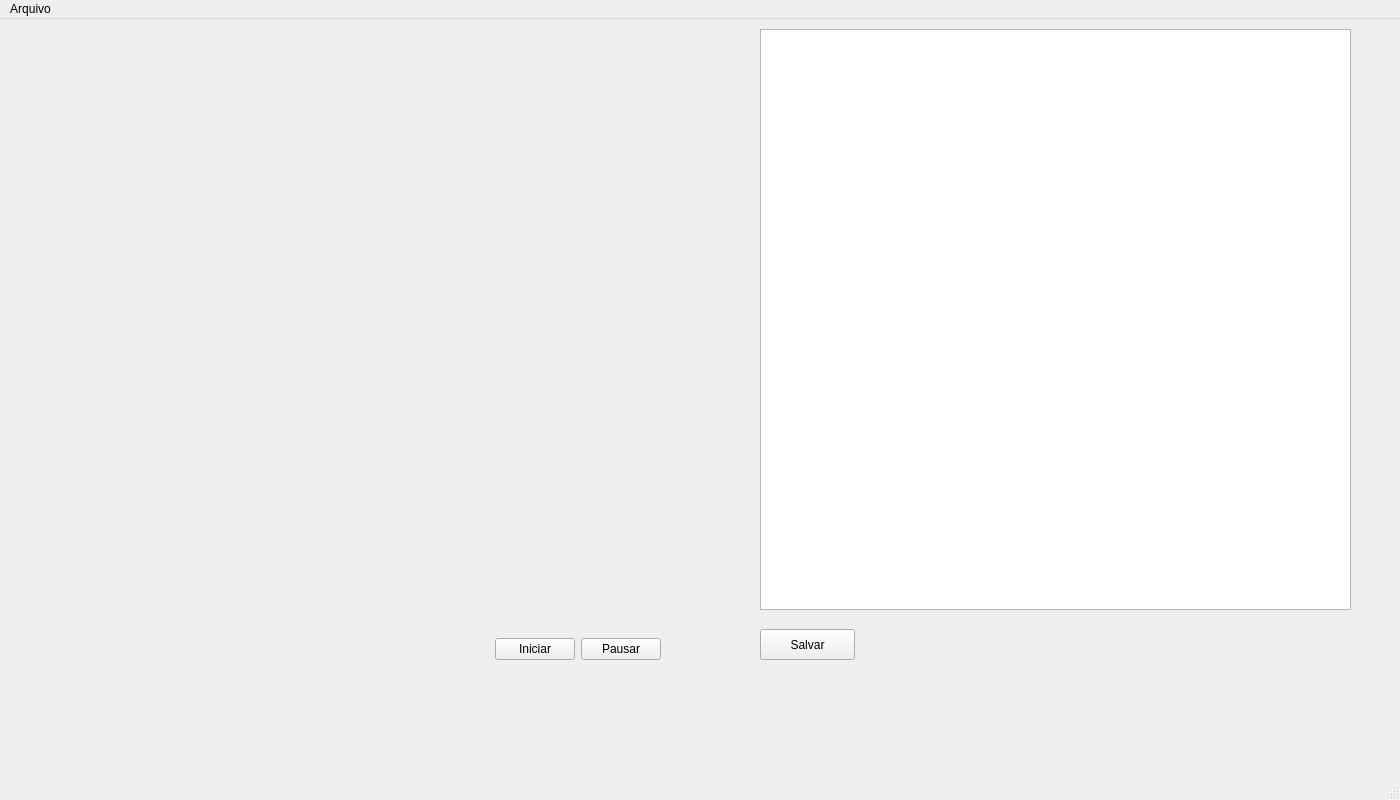
<?xml version="1.0" encoding="UTF-8"?>
<ui version="4.0">
 <class>MainWindow</class>
 <widget class="QMainWindow" name="MainWindow">
  <property name="geometry">
   <rect>
    <x>0</x>
    <y>0</y>
    <width>1400</width>
    <height>800</height>
   </rect>
  </property>
  <property name="windowTitle">
   <string>Reprodutor de Vídeo</string>
  </property>
  <widget class="QWidget" name="centralwidget">
   <widget class="Phonon::VideoPlayer" name="videoPlayer" native="true">
    <property name="geometry">
     <rect>
      <x>30</x>
      <y>120</y>
      <width>691</width>
      <height>391</height>
     </rect>
    </property>
   </widget>
   <widget class="QWidget" name="gridLayoutWidget">
    <property name="geometry">
     <rect>
      <x>100</x>
      <y>580</y>
      <width>561</width>
      <height>61</height>
     </rect>
    </property>
    <layout class="QGridLayout" name="gridLayout">
     <item row="1" column="2">
      <widget class="QPushButton" name="playButton">
       <property name="text">
        <string>Iniciar</string>
       </property>
      </widget>
     </item>
     <item row="1" column="1">
      <spacer name="horizontalSpacer">
       <property name="orientation">
        <enum>Qt::Horizontal</enum>
       </property>
       <property name="sizeHint" stdset="0">
        <size>
         <width>40</width>
         <height>20</height>
        </size>
       </property>
      </spacer>
     </item>
     <item row="1" column="0">
      <widget class="Phonon::VolumeSlider" name="volumeSlider" native="true"/>
     </item>
     <item row="1" column="3">
      <widget class="QPushButton" name="pauseButton">
       <property name="text">
        <string>Pausar</string>
       </property>
      </widget>
     </item>
     <item row="0" column="0" colspan="4">
      <widget class="Phonon::SeekSlider" name="seekSlider" native="true"/>
     </item>
    </layout>
   </widget>
   <widget class="QLabel" name="label">
    <property name="geometry">
     <rect>
      <x>30</x>
      <y>520</y>
      <width>691</width>
      <height>51</height>
     </rect>
    </property>
    <property name="font">
     <font>
      <family>URW Gothic L</family>
      <pointsize>12</pointsize>
      <weight>75</weight>
      <bold>true</bold>
     </font>
    </property>
    <property name="text">
     <string/>
    </property>
    <property name="alignment">
     <set>Qt::AlignCenter</set>
    </property>
   </widget>
   <widget class="QPlainTextEdit" name="subtitle_viewer">
    <property name="geometry">
     <rect>
      <x>760</x>
      <y>10</y>
      <width>591</width>
      <height>581</height>
     </rect>
    </property>
   </widget>
   <widget class="QPushButton" name="saveButton">
    <property name="geometry">
     <rect>
      <x>760</x>
      <y>610</y>
      <width>95</width>
      <height>31</height>
     </rect>
    </property>
    <property name="text">
     <string>Salvar</string>
    </property>
   </widget>
  </widget>
  <widget class="QMenuBar" name="menubar">
   <property name="geometry">
    <rect>
     <x>0</x>
     <y>0</y>
     <width>1400</width>
     <height>29</height>
    </rect>
   </property>
   <widget class="QMenu" name="menuArquivo">
    <property name="title">
     <string>Arquivo</string>
    </property>
    <addaction name="actionOpenVideo"/>
    <addaction name="separator"/>
    <addaction name="actionOpenSRT"/>
   </widget>
   <addaction name="menuArquivo"/>
  </widget>
  <widget class="QStatusBar" name="statusbar"/>
  <action name="actionOpenVideo">
   <property name="text">
    <string>Reproduzir Vídeo</string>
   </property>
  </action>
  <action name="actionOpenSRT">
   <property name="text">
    <string>Abrir SRT</string>
   </property>
  </action>
 </widget>
 <customwidgets>
  <customwidget>
   <class>Phonon::VideoPlayer</class>
   <extends>QWidget</extends>
   <header location="global">phonon/videoplayer.h</header>
  </customwidget>
  <customwidget>
   <class>Phonon::SeekSlider</class>
   <extends>QWidget</extends>
   <header location="global">phonon/seekslider.h</header>
  </customwidget>
  <customwidget>
   <class>Phonon::VolumeSlider</class>
   <extends>QWidget</extends>
   <header location="global">phonon/volumeslider.h</header>
  </customwidget>
 </customwidgets>
 <resources/>
 <connections/>
</ui>
